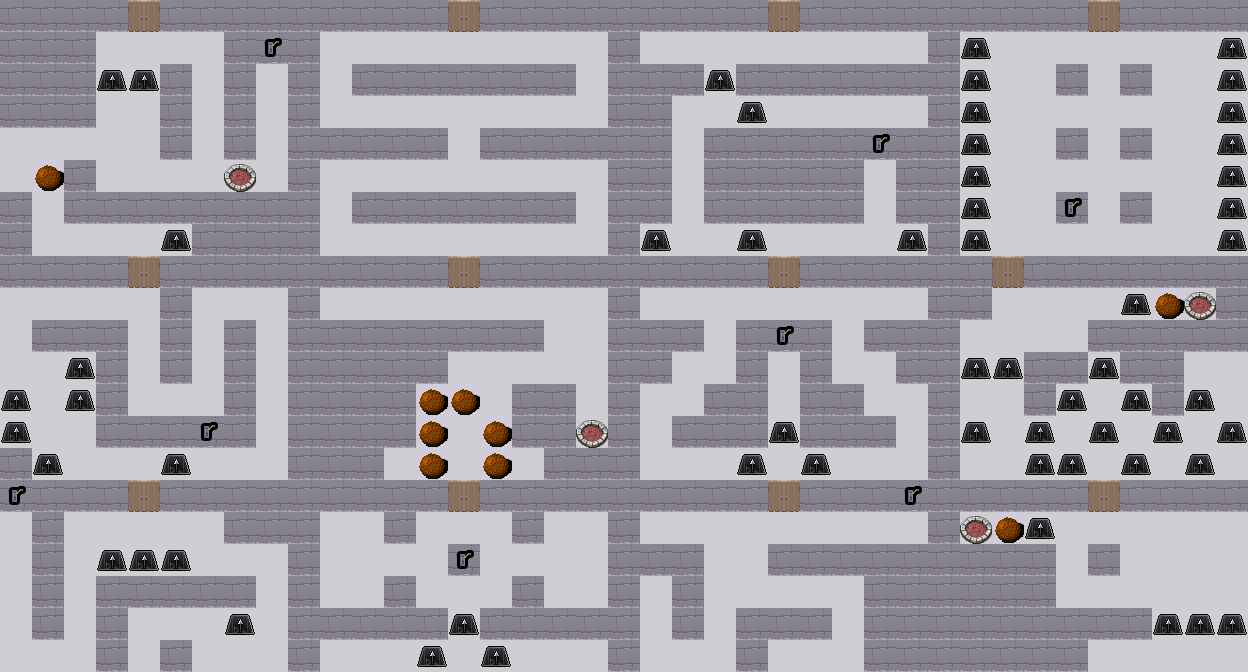

Rendered tile map (Tiled .tmx) drawn with the repository's tilesets; below, a short description and the full map source, tile grids included:
An orthogonal 39x21 tile map with 32x32 px tiles, 1 tile layer (Tile Layer 1) and 4 objects.

<map version="1.0" orientation="orthogonal" renderorder="right-down" width="39" height="21" tilewidth="32" tileheight="32" nextobjectid="1">
 <tileset firstgid="1" name="tileset" tilewidth="32" tileheight="32" tilecount="9" columns="3">
  <image source="tileset.png" width="96" height="96" />
  <tile id="0">
   <objectgroup draworder="index">
    <object id="1" x="0" y="0" width="32" height="32" />
   </objectgroup>
  </tile>
  <tile id="2">
   <objectgroup draworder="index">
    <object id="1" x="0" y="0" width="32" height="32" />
   </objectgroup>
  </tile>
  <tile id="3">
   <properties>
    <property name="unity:layer" value="wall" />
   </properties>
   <objectgroup draworder="index">
    <object id="5" x="0" y="0" width="32" height="32" />
   </objectgroup>
  </tile>
  <tile id="5">
   <objectgroup draworder="index">
    <object id="1" x="0" y="0" width="32" height="32" />
   </objectgroup>
  </tile>
 </tileset>
 <layer name="Tile Layer 1" width="39" height="21">
  <data encoding="csv">
1,1,1,1,3,1,1,1,1,1,1,1,1,1,3,1,1,1,1,1,1,1,1,1,3,1,1,1,1,1,1,1,1,1,3,1,1,1,1,
1,1,1,2,2,2,2,1,4,1,2,2,2,2,2,2,2,2,2,1,2,2,2,2,2,2,2,2,2,1,7,2,2,2,2,2,2,2,7,
1,1,1,7,7,1,2,1,2,1,2,1,1,1,1,1,1,1,2,1,1,1,7,1,1,1,1,1,1,1,7,2,2,1,2,1,2,2,7,
1,1,1,2,2,1,2,1,2,1,2,2,2,2,2,2,2,2,2,1,1,2,2,7,2,2,2,2,2,1,7,2,2,2,2,2,2,2,7,
2,2,2,2,2,1,2,1,2,1,1,1,1,1,2,1,1,1,1,1,1,2,1,1,1,1,1,4,1,1,7,2,2,1,2,1,2,2,7,
2,6,1,2,2,2,2,5,2,1,2,2,2,2,2,2,2,2,2,1,1,2,1,1,1,1,1,2,1,1,7,2,2,2,2,2,2,2,7,
1,2,1,1,1,1,1,1,1,1,2,1,1,1,1,1,1,1,2,1,1,2,1,1,1,1,1,2,1,1,7,2,2,4,2,1,2,2,7,
1,2,2,2,2,7,1,1,1,1,2,2,2,2,2,2,2,2,2,1,7,2,2,7,2,2,2,2,7,1,7,2,2,2,2,2,2,2,7,
1,1,1,1,3,1,1,1,1,1,1,1,1,1,3,1,1,1,1,1,1,1,1,1,3,1,1,1,1,1,1,3,1,1,1,1,1,1,1,
2,2,2,2,2,1,2,2,2,1,2,2,2,2,2,2,2,2,2,1,2,2,2,2,2,2,2,2,2,1,1,2,2,2,2,7,6,5,1,
2,1,1,1,2,1,2,1,2,1,1,1,1,1,1,1,1,2,2,1,1,1,2,1,4,1,2,1,1,1,2,2,2,2,1,1,1,1,1,
2,2,7,1,2,1,2,1,2,1,1,1,1,1,2,2,2,2,2,1,1,2,2,1,2,1,2,2,1,1,7,7,1,1,7,1,1,2,2,
7,2,7,1,2,2,2,1,2,1,1,1,1,6,6,2,1,1,2,1,2,2,1,1,2,1,1,2,2,1,2,2,1,7,2,7,1,7,2,
7,2,2,1,1,1,4,1,2,1,1,1,1,6,2,6,1,1,5,1,2,1,1,1,7,1,1,1,2,1,7,2,7,2,7,2,7,2,7,
1,7,2,2,2,7,2,2,2,1,1,1,2,6,2,6,2,1,1,1,2,2,2,7,2,7,2,2,2,1,2,2,7,7,2,7,2,7,2,
4,1,1,1,3,1,1,1,1,1,1,1,1,1,3,1,1,1,1,1,1,1,1,1,3,1,1,1,4,1,1,1,1,1,3,1,1,1,1,
2,1,2,2,2,2,2,1,1,1,2,2,1,2,2,2,1,2,2,1,2,2,2,2,2,2,2,2,2,1,5,6,7,2,2,2,2,2,2,
2,1,2,7,7,7,2,2,2,1,2,2,2,2,4,2,2,2,2,1,1,1,2,2,1,1,1,1,1,1,1,1,1,2,1,2,2,2,2,
2,1,2,1,1,1,1,1,2,1,2,2,1,2,2,2,1,2,2,1,2,1,2,2,2,2,2,1,1,1,1,1,1,2,2,2,2,2,2,
2,1,2,1,2,2,2,7,2,1,1,1,1,1,7,1,1,1,1,1,2,1,2,1,1,1,2,1,1,1,1,1,1,1,1,1,7,7,7,
2,2,2,1,2,1,2,2,2,1,2,2,2,7,2,7,2,2,2,1,2,2,2,1,2,2,2,1,1,1,1,1,1,1,2,2,2,2,2
</data>
 </layer>
</map>
